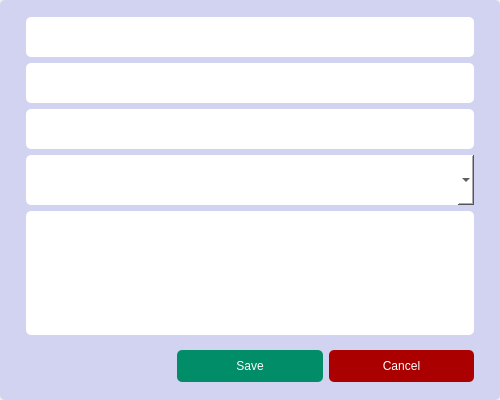
<?xml version="1.0" encoding="UTF-8"?>
<ui version="4.0">
 <class>Dialog</class>
 <widget class="QDialog" name="Dialog">
  <property name="geometry">
   <rect>
    <x>0</x>
    <y>0</y>
    <width>500</width>
    <height>400</height>
   </rect>
  </property>
  <property name="maximumSize">
   <size>
    <width>500</width>
    <height>400</height>
   </size>
  </property>
  <property name="windowTitle">
   <string>Add Product</string>
  </property>
  <property name="styleSheet">
   <string notr="true">border-radius:5px;</string>
  </property>
  <layout class="QVBoxLayout" name="verticalLayout">
   <property name="leftMargin">
    <number>0</number>
   </property>
   <property name="topMargin">
    <number>0</number>
   </property>
   <property name="rightMargin">
    <number>0</number>
   </property>
   <property name="bottomMargin">
    <number>0</number>
   </property>
   <item>
    <widget class="QWidget" name="widget" native="true">
     <property name="maximumSize">
      <size>
       <width>56789</width>
       <height>16777215</height>
      </size>
     </property>
     <property name="styleSheet">
      <string notr="true">background-color: rgb(210, 210, 241);</string>
     </property>
     <layout class="QVBoxLayout" name="verticalLayout_2">
      <property name="leftMargin">
       <number>26</number>
      </property>
      <property name="topMargin">
       <number>17</number>
      </property>
      <property name="rightMargin">
       <number>26</number>
      </property>
      <item>
       <widget class="QLineEdit" name="name">
        <property name="sizePolicy">
         <sizepolicy hsizetype="Expanding" vsizetype="Expanding">
          <horstretch>0</horstretch>
          <verstretch>0</verstretch>
         </sizepolicy>
        </property>
        <property name="minimumSize">
         <size>
          <width>0</width>
          <height>8</height>
         </size>
        </property>
        <property name="maximumSize">
         <size>
          <width>16777215</width>
          <height>40</height>
         </size>
        </property>
        <property name="styleSheet">
         <string notr="true">background-color: rgb(255, 255, 255);
font: 75 11pt &quot;MS Shell Dlg 2&quot;;</string>
        </property>
       </widget>
      </item>
      <item>
       <widget class="QLineEdit" name="quantity">
        <property name="sizePolicy">
         <sizepolicy hsizetype="Expanding" vsizetype="Preferred">
          <horstretch>0</horstretch>
          <verstretch>0</verstretch>
         </sizepolicy>
        </property>
        <property name="minimumSize">
         <size>
          <width>0</width>
          <height>15</height>
         </size>
        </property>
        <property name="maximumSize">
         <size>
          <width>16777215</width>
          <height>40</height>
         </size>
        </property>
        <property name="styleSheet">
         <string notr="true">background-color: rgb(255, 255, 255);
font: 75 11pt &quot;MS Shell Dlg 2&quot;;</string>
        </property>
       </widget>
      </item>
      <item>
       <widget class="QLineEdit" name="price">
        <property name="sizePolicy">
         <sizepolicy hsizetype="Expanding" vsizetype="Preferred">
          <horstretch>0</horstretch>
          <verstretch>0</verstretch>
         </sizepolicy>
        </property>
        <property name="minimumSize">
         <size>
          <width>0</width>
          <height>15</height>
         </size>
        </property>
        <property name="maximumSize">
         <size>
          <width>16777215</width>
          <height>40</height>
         </size>
        </property>
        <property name="styleSheet">
         <string notr="true">background-color: rgb(255, 255, 255);
font: 75 11pt &quot;MS Shell Dlg 2&quot;;</string>
        </property>
       </widget>
      </item>
      <item>
       <widget class="QComboBox" name="category">
        <property name="sizePolicy">
         <sizepolicy hsizetype="Expanding" vsizetype="Preferred">
          <horstretch>0</horstretch>
          <verstretch>0</verstretch>
         </sizepolicy>
        </property>
        <property name="styleSheet">
         <string notr="true">background-color: rgb(255, 255, 255);
font: 75 11pt &quot;MS Shell Dlg 2&quot;;</string>
        </property>
       </widget>
      </item>
      <item>
       <widget class="QTextEdit" name="description">
        <property name="sizePolicy">
         <sizepolicy hsizetype="Expanding" vsizetype="Preferred">
          <horstretch>0</horstretch>
          <verstretch>0</verstretch>
         </sizepolicy>
        </property>
        <property name="maximumSize">
         <size>
          <width>16777215</width>
          <height>124</height>
         </size>
        </property>
        <property name="styleSheet">
         <string notr="true">background-color: rgb(255, 255, 255);
font: 75 11pt &quot;MS Shell Dlg 2&quot;;</string>
        </property>
       </widget>
      </item>
      <item>
       <widget class="QWidget" name="widget_5" native="true">
        <property name="sizePolicy">
         <sizepolicy hsizetype="Preferred" vsizetype="Preferred">
          <horstretch>0</horstretch>
          <verstretch>0</verstretch>
         </sizepolicy>
        </property>
        <property name="maximumSize">
         <size>
          <width>16777215</width>
          <height>50</height>
         </size>
        </property>
        <layout class="QHBoxLayout">
         <property name="leftMargin">
          <number>0</number>
         </property>
         <property name="topMargin">
          <number>0</number>
         </property>
         <property name="rightMargin">
          <number>0</number>
         </property>
         <property name="bottomMargin">
          <number>0</number>
         </property>
         <item>
          <widget class="QWidget" name="widget_4" native="true">
           <property name="sizePolicy">
            <sizepolicy hsizetype="Expanding" vsizetype="Expanding">
             <horstretch>0</horstretch>
             <verstretch>0</verstretch>
            </sizepolicy>
           </property>
          </widget>
         </item>
         <item>
          <widget class="QWidget" name="widget_3" native="true">
           <layout class="QVBoxLayout" name="verticalLayout_4">
            <property name="leftMargin">
             <number>0</number>
            </property>
            <property name="rightMargin">
             <number>0</number>
            </property>
            <item>
             <widget class="QPushButton" name="save">
              <property name="sizePolicy">
               <sizepolicy hsizetype="Expanding" vsizetype="Preferred">
                <horstretch>0</horstretch>
                <verstretch>0</verstretch>
               </sizepolicy>
              </property>
              <property name="maximumSize">
               <size>
                <width>400</width>
                <height>500</height>
               </size>
              </property>
              <property name="styleSheet">
               <string notr="true">color: rgb(255, 255, 255);
font: 11pt &quot;Open Sans Extrabold&quot;;
background-color: rgb(0, 141, 103);</string>
              </property>
              <property name="text">
               <string>Save</string>
              </property>
             </widget>
            </item>
           </layout>
          </widget>
         </item>
         <item>
          <widget class="QWidget" name="widget_2" native="true">
           <layout class="QVBoxLayout" name="verticalLayout_3">
            <property name="leftMargin">
             <number>0</number>
            </property>
            <property name="rightMargin">
             <number>0</number>
            </property>
            <item>
             <widget class="QPushButton" name="cancel">
              <property name="sizePolicy">
               <sizepolicy hsizetype="Expanding" vsizetype="Expanding">
                <horstretch>0</horstretch>
                <verstretch>0</verstretch>
               </sizepolicy>
              </property>
              <property name="maximumSize">
               <size>
                <width>500</width>
                <height>16777215</height>
               </size>
              </property>
              <property name="styleSheet">
               <string notr="true">font: 11pt &quot;Open Sans Extrabold&quot;;
color: rgb(255, 255, 255);
background-color: rgb(170, 0, 0);</string>
              </property>
              <property name="text">
               <string>Cancel</string>
              </property>
             </widget>
            </item>
           </layout>
          </widget>
         </item>
        </layout>
       </widget>
      </item>
     </layout>
    </widget>
   </item>
  </layout>
 </widget>
 <resources/>
 <connections/>
</ui>
